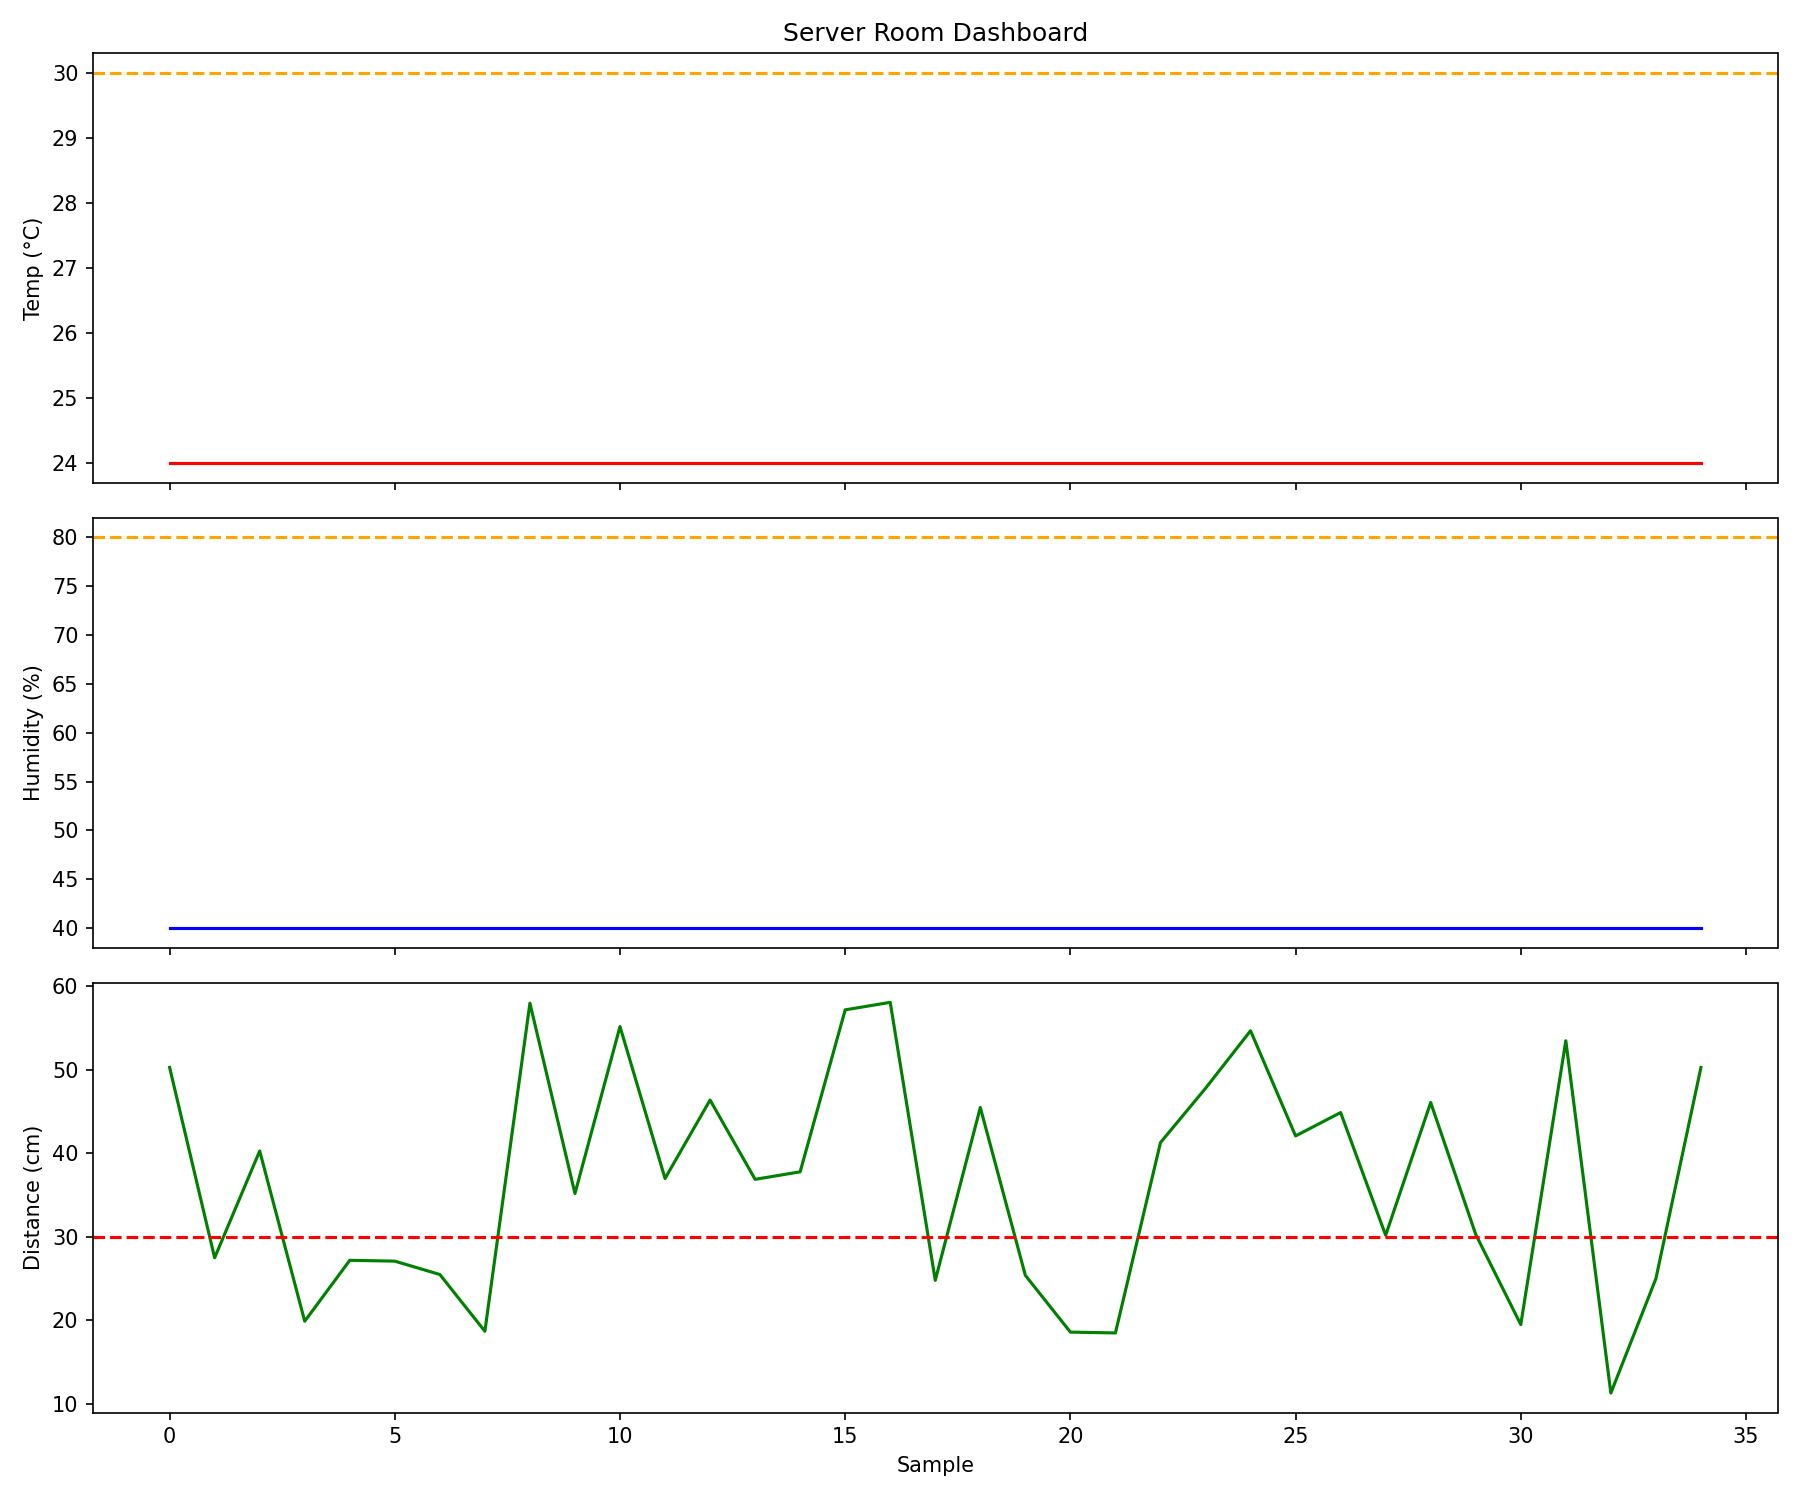

The script that saved this image:
import matplotlib
matplotlib.use('Agg')
import matplotlib.pyplot as plt
import csv

temps, hums, dists = [], [], []
with open('wokwi_data.csv', 'r') as f:
    reader = csv.DictReader(f)
    for row in reader:
        temps.append(float(row['temperature']))
        hums.append(float(row['humidity']))
        dists.append(float(row['distance']))

fig, axes = plt.subplots(3, 1, figsize=(12, 10), sharex=True)

axes[0].plot(temps, 'r-')
axes[0].axhline(y=30, color='orange', linestyle='--')
axes[0].set_ylabel('Temp (°C)')
axes[0].set_title('Server Room Dashboard')

axes[1].plot(hums, 'b-')
axes[1].axhline(y=80, color='orange', linestyle='--')
axes[1].set_ylabel('Humidity (%)')

axes[2].plot(dists, 'g-')
axes[2].axhline(y=30, color='red', linestyle='--')
axes[2].set_ylabel('Distance (cm)')
axes[2].set_xlabel('Sample')

plt.tight_layout()
plt.savefig('server_dashboard.png', dpi=150)
print('Saved: server_dashboard.png')
